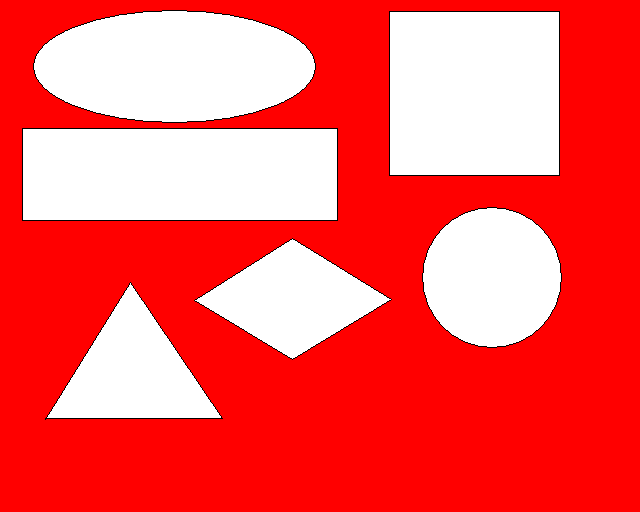
#> input picture input/01.bmp, 640 x 512 px, given in place of 01.jpg, which was not available
$ python image_bw.py
#> lines starting #> are read from the running program, lines starting #| are printed output that depends on the picture; after the words box and inside, x2 and y2 are one past the last pixel; in counts of white or black regions, pixels touching at a corner belong together; pictures that were not available may be replaced by others from this repository, and a replacement may not be noted
# import thư viện OpenCV
import cv2

# gán file ảnh 01.jpg vào biến img
img = cv2.imread('01.jpg')
#> img is the input picture: shape (512, 640, 3); mean B, G, R 92.6, 92.6, 252.4

# đặt tên cửa sổ hiển thị file ảnh
# cv2.WINDOW_AUTOSIZE -> autosize window theo ảnh
# cv2.WINDOW_NORMAL -> fit ảnh trong window
cv2.namedWindow("Original RGB", cv2.WINDOW_AUTOSIZE)
cv2.namedWindow("Gray image", cv2.WINDOW_AUTOSIZE)
cv2.namedWindow("BW image Inverse", cv2.WINDOW_AUTOSIZE)

# chuyển sang ảnh xám
img_gray = cv2.cvtColor(img, cv2.COLOR_BGR2GRAY)
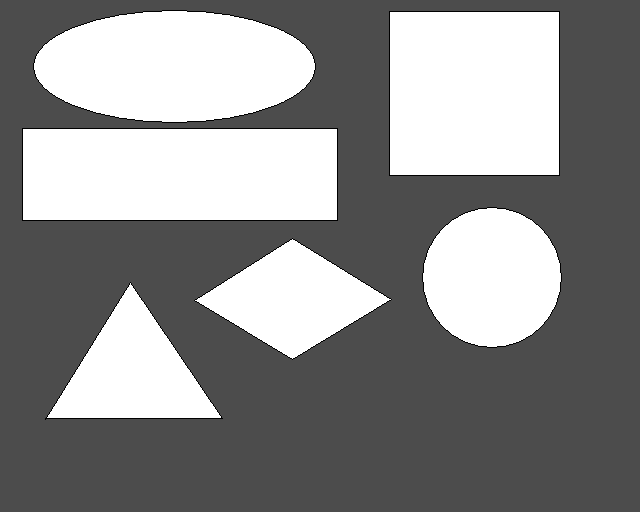
#> img_gray: shape (512, 640); min 0, max 255, mean 140.2

# chuyển sang ảnh nhị phân (nền đen, chủ thể trắng)
(ret, img_bw) = img_bw = cv2.threshold(img_gray,50,255,cv2.THRESH_BINARY)

# chuyển sang ảnh nhị phân (nền trắng, chủ thể đen)
(ret, img_bw_inv) = img_bw = cv2.threshold(img_gray,50,255,cv2.THRESH_BINARY_INV)
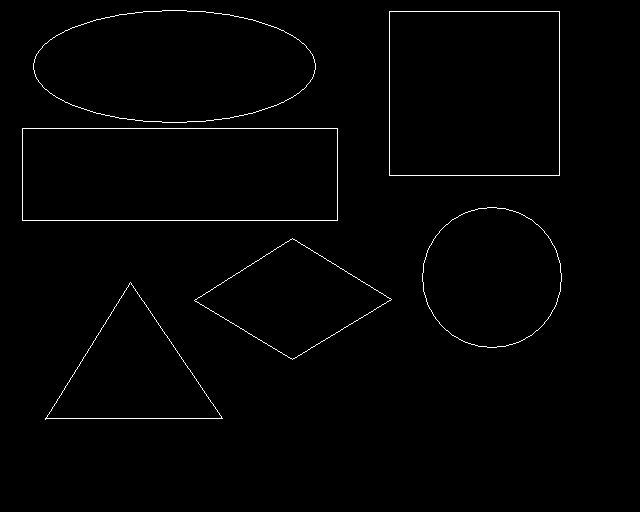
#> img_bw_inv: shape (512, 640); 1% white in thin lines or dots, all inside (x1, y1, x2, y2) = (22, 10, 562, 420)

# hiển thị ảnh
cv2.imshow('Original RGB', img)
cv2.imshow('Gray image', img_gray)
cv2.imshow('BW image', img_bw)
cv2.imshow('BW image Inverse', img_bw_inv)

# đợi người dùng nhấn phím bất kì
cv2.waitKey(0)

# xóa toàn bộ cửa sổ đã tạo ra
cv2.destroyAllWindows()

$ run again, with input/1.jpg saved as input/01.bmp
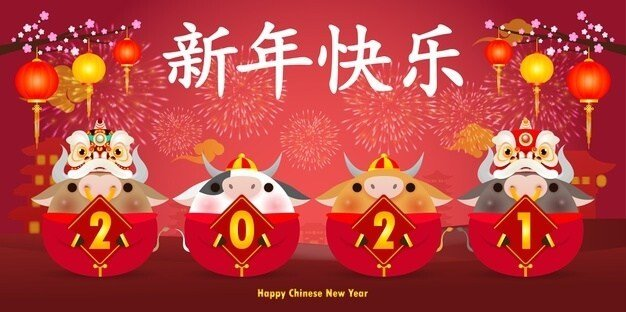
#> input picture input/1.jpg, 626 x 312 px, given in place of 01.jpg, which was not available
#> img is the input picture: shape (312, 626, 3); mean B, G, R 66.3, 69.3, 184.4
#> `img_gray = cv2.cvtColor(img, cv2.COLOR_BGR2GRAY)`:
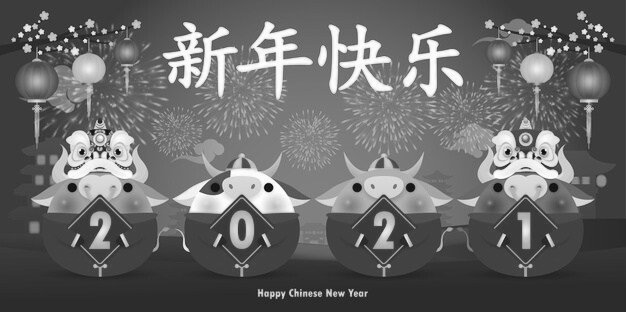
#> img_gray: shape (312, 626); min 4, max 255, mean 103.4
#> `(ret, img_bw_inv) = img_bw = cv2.threshold(img_gray,50,255,cv2.THRESH_..`:
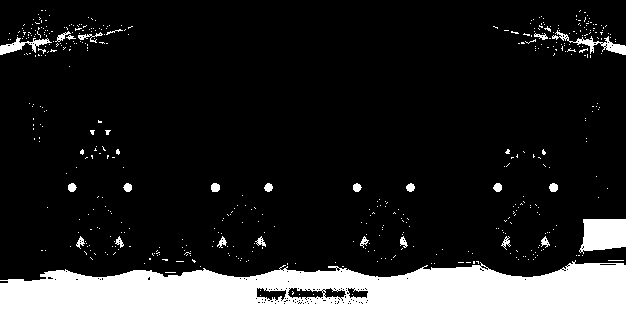
#> img_bw_inv: shape (312, 626); 14.5% white; 487 white regions (462 under 20 px), largest, box (x1, y1, x2, y2) and area: (0, 260, 626, 312) 24175, (579, 219, 626, 254) 1307, (552, 30, 626, 55) 439

$ run again, with input/2.png saved as input/01.bmp
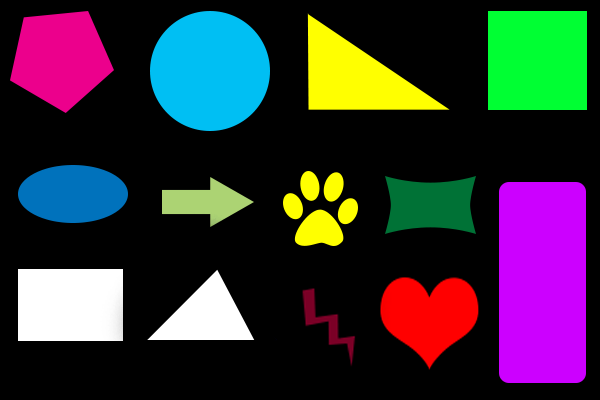
#> input picture input/2.png, 600 x 400 px, given in place of 01.jpg, which was not available
#> img is the input picture: shape (400, 600, 3); mean B, G, R 54.3, 48, 52.4
#> `img_gray = cv2.cvtColor(img, cv2.COLOR_BGR2GRAY)`:
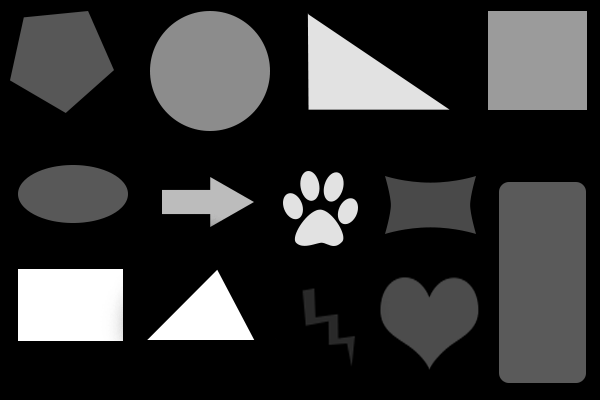
#> img_gray: shape (400, 600); min 0, max 255, mean 50
#> `(ret, img_bw_inv) = img_bw = cv2.threshold(img_gray,50,255,cv2.THRESH_..`:
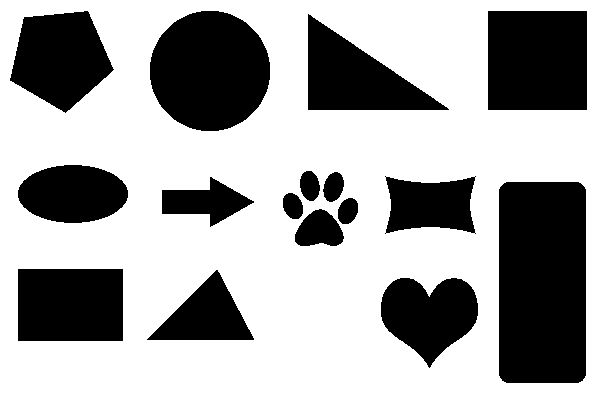
#> img_bw_inv: shape (400, 600); 65% white; 16 black regions, largest, box (x1, y1, x2, y2) and area: (499, 182, 586, 383) 17397, (150, 11, 270, 131) 11352, (488, 11, 587, 110) 9801

$ run again, with input/3.png saved as input/01.bmp
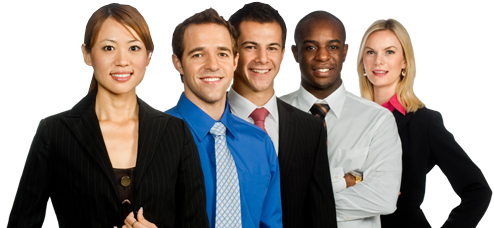
#> input picture input/3.png, 494 x 228 px, given in place of 01.jpg, which was not available
#> img is the input picture: shape (228, 494, 3); mean B, G, R 137.9, 140.4, 145.8
#> `img_gray = cv2.cvtColor(img, cv2.COLOR_BGR2GRAY)`:
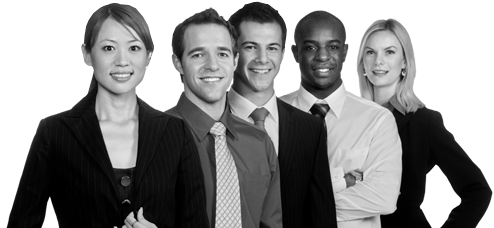
#> img_gray: shape (228, 494); min 0, max 255, mean 141.7
#> `(ret, img_bw_inv) = img_bw = cv2.threshold(img_gray,50,255,cv2.THRESH_..`:
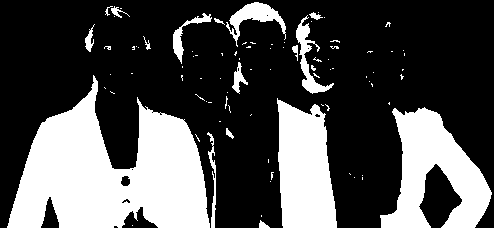
#> img_bw_inv: shape (228, 494); 30.5% white; 89 white regions (72 under 20 px), largest, box (x1, y1, x2, y2) and area: (7, 75, 210, 228) 17935, (380, 107, 492, 228) 7020, (277, 98, 337, 228) 6042
